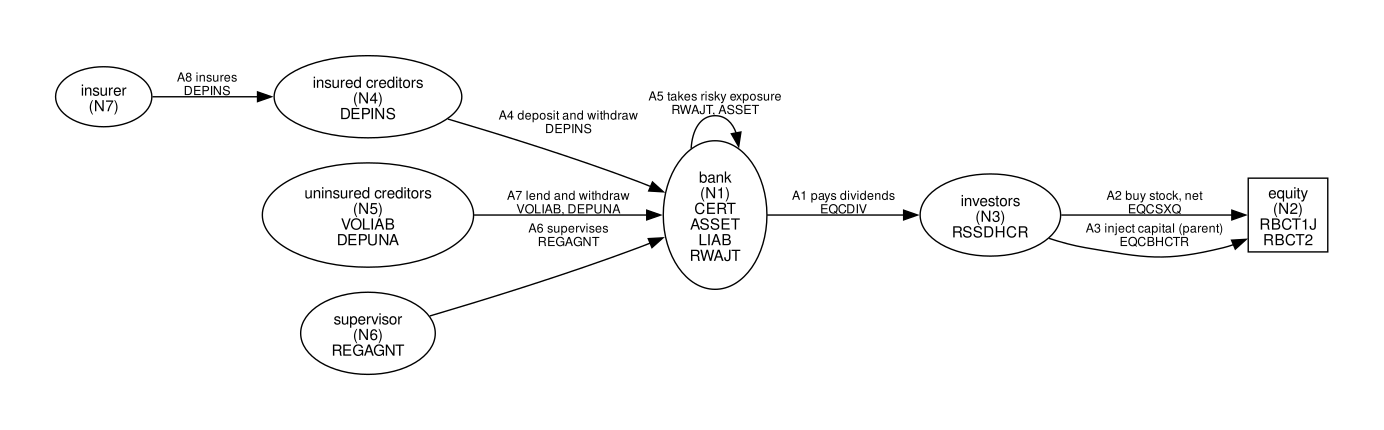

The script that drew this image:
"""Ledger of the model (MANUSCRIPT.tex): entities, and later actions and regularities.

The ledger is a graph. Its nodes are entities, things in the world that an observer
records: the agents and the objects they act on, each with the attributes that can be
read from it. Its edges are actions, what an agent does to an entity, each leaving a
record. A pattern over the edges is computed from the records and is not a node; a
conclusion is annotated on the edge or attribute it concerns, never drawn as a node.
Every node is a row of the Entities table of MEASUREMENT_MAP.tex with status Report or
Rule, and its name is a term of the map's Terminology table, Agreed or In use. Constructs (the
shortfall penalty, the asymmetry parameter, the discount rates, the value function),
calibrated and unobserved quantities, and the model's outputs (the dividend barrier,
the recapitalisation trigger, the injection target) are not nodes.

The entities and a first cut of the edges were agreed with the author on 19 October
2026, and revised the same day: a rule is not a node; it enters through the agent who
enforces it (the supervisor, the insurer, the uninsured creditors), and the creditors are
split by deposit insurance. Every edge is a row of the map's Actions table.

    python3 00_reader/ledger_model.py            verify
    python3 00_reader/ledger_model.py --write    verify, then render ledger_model.dot and ledger_model.pdf
"""

import re
import subprocess
import sys
from pathlib import Path


BUNDLE_ROOT = Path(__file__).resolve().parent.parent
MAP_TEX = BUNDLE_ROOT / "MEASUREMENT_MAP.tex"
FIGURE_DOT = BUNDLE_ROOT / "00_reader" / "ledger_model.dot"

AGENT, OBJECT = "agent", "object"
OBSERVED = ("Report", "Rule")

NODES = {
    "bank":                {"kind": AGENT,  "row": "N1", "attributes": ("CERT", "ASSET", "LIAB", "RWAJT")},
    "equity":              {"kind": OBJECT, "row": "N2", "attributes": ("RBCT1J", "RBCT2")},
    "investors":           {"kind": AGENT,  "row": "N3", "attributes": ("RSSDHCR",)},
    "insured creditors":   {"kind": AGENT,  "row": "N4", "attributes": ("DEPINS",)},
    "uninsured creditors": {"kind": AGENT,  "row": "N5", "attributes": ("VOLIAB", "DEPUNA")},
    "supervisor":          {"kind": AGENT,  "row": "N6", "attributes": ("REGAGNT",)},
    "insurer":             {"kind": AGENT,  "row": "N7", "attributes": ()},
}

EDGES = {
    "A1": {"agent": "bank", "target": "investors", "label": "pays dividends", "records": ("EQCDIV",)},
    "A2": {"agent": "investors", "target": "equity", "label": "buy stock, net", "records": ("EQCSXQ",)},
    "A3": {"agent": "investors", "target": "equity", "label": "inject capital (parent)", "records": ("EQCBHCTR",)},
    "A4": {"agent": "insured creditors", "target": "bank", "label": "deposit and withdraw", "records": ("DEPINS",)},
    "A5": {"agent": "bank", "target": "bank", "label": "takes risky exposure", "records": ("RWAJT", "ASSET")},
    "A6": {"agent": "supervisor", "target": "bank", "label": "supervises", "records": ("REGAGNT",)},
    "A7": {"agent": "uninsured creditors", "target": "bank", "label": "lend and withdraw", "records": ("VOLIAB", "DEPUNA")},
    "A8": {"agent": "insurer", "target": "insured creditors", "label": "insures", "records": ("DEPINS",)},
}


def cells(macro, tex):
    out = []
    for m in re.finditer(r"\\" + macro + r"\{", tex):
        i, row = m.end() - 1, []
        while i < len(tex) and tex[i] == "{":
            depth, j = 0, i
            while True:
                depth += {"{": 1, "}": -1}.get(tex[j], 0)
                if depth == 0:
                    break
                j += 1
            row.append(tex[i + 1:j])
            i = j + 1
        out.append(row)
    return out


def entity_rows(tex):
    body = tex.split(r"\section{Entities}", 1)[1].split(r"\section{", 1)[0]
    return {r[0]: r for r in cells("entrow", body)}


def action_rows(tex):
    body = tex.split(r"\section{Actions}", 1)[1].split(r"\section{", 1)[0]
    return {r[0]: r for r in cells("actrow", body)}


def terminology(tex):
    return {r[0]: r[3] for r in cells("nrow", tex)}


def verify():
    tex = MAP_TEX.read_text()
    rows, terms = entity_rows(tex), terminology(tex)
    failures = []

    def check(name, ok, detail=""):
        print(f"[{'PASS' if ok else 'FAIL'}] {name}" + (f"   {detail}" if detail and not ok else ""))
        if not ok:
            failures.append(name)

    for node, spec in NODES.items():
        row = rows.get(spec["row"])
        check(f"LM-1 {node}: row {spec['row']} is in the Entities table", row is not None)
        if row is None:
            continue
        check(f"LM-2 {node}: row {spec['row']} names this entity", row[1] == node, row[1])
        check(f"LM-3 {node}: status is observed (Report or Rule)", row[4] in OBSERVED, row[4])
        check(f"LM-4 {node}: a term of the Terminology table, Agreed or In use", terms.get(node) in ("Agreed", "In use"),
              terms.get(node))
        fields = [a for a in spec["attributes"] if a.isupper()]
        missing = [a for a in fields if a not in row[3]]
        check(f"LM-5 {node}: every report field among its attributes is in the row", not missing, missing)
    actions = action_rows(tex)
    for eid, e in EDGES.items():
        row = actions.get(eid)
        check(f"LM-8 {eid}: row in the Actions table", row is not None)
        if row is None:
            continue
        check(f"LM-9 {eid}: the agent is an agent node and the target a node",
              NODES.get(e["agent"], {}).get("kind") == AGENT and e["target"] in NODES, (e["agent"], e["target"]))
        check(f"LM-10 {eid}: the row names its agent and its target", e["agent"] in row[1] and e["target"] in row[1], row[1])
        check(f"LM-11 {eid}: status is Report", row[4] == "Report", row[4])
        missing = [f for f in e["records"] if f not in row[3]]
        check(f"LM-12 {eid}: every record field is in the row", not missing, missing)
    check("LM-13 every Actions row is an edge of the ledger", set(actions) == set(EDGES), sorted(set(actions) ^ set(EDGES)))
    extra = sorted(set(rows) - {s["row"] for s in NODES.values()})
    check("LM-6 every Entities row is a node of the ledger", not extra, extra)
    check("LM-7 the ledger has agents and objects", {s["kind"] for s in NODES.values()} == {AGENT, OBJECT})
    print(f"LEDGER: {len(NODES)} nodes, {len(EDGES)} edges, {len(failures)} failures")
    return not failures


def dot():
    lines = ["digraph ledger {", '  rankdir=LR; node [fontname="Helvetica", fontsize=11]; edge [fontname="Helvetica", fontsize=9];']
    for name, spec in NODES.items():
        shape = "ellipse" if spec["kind"] == AGENT else "box"
        attrs = "\\n".join(spec["attributes"])
        label = f"{name}\\n({spec['row']})" + (f"\\n{attrs}" if attrs else "")
        lines.append(f'  "{name}" [shape={shape}, label="{label}"];')
    for eid, e in EDGES.items():
        lines.append(f'  "{e["agent"]}" -> "{e["target"]}" [label="{eid} {e["label"]}\\n{", ".join(e["records"])}"];')
    lines.append("}")
    return "\n".join(lines) + "\n"


if __name__ == "__main__":
    ok = verify()
    if ok and "--write" in sys.argv:
        FIGURE_DOT.write_text(dot())
        subprocess.run(["dot", "-Tpdf", str(FIGURE_DOT), "-o", str(FIGURE_DOT.with_suffix(".pdf"))], check=True)
        print(f"wrote {FIGURE_DOT.name} and {FIGURE_DOT.with_suffix('.pdf').name}")
    sys.exit(0 if ok else 1)
